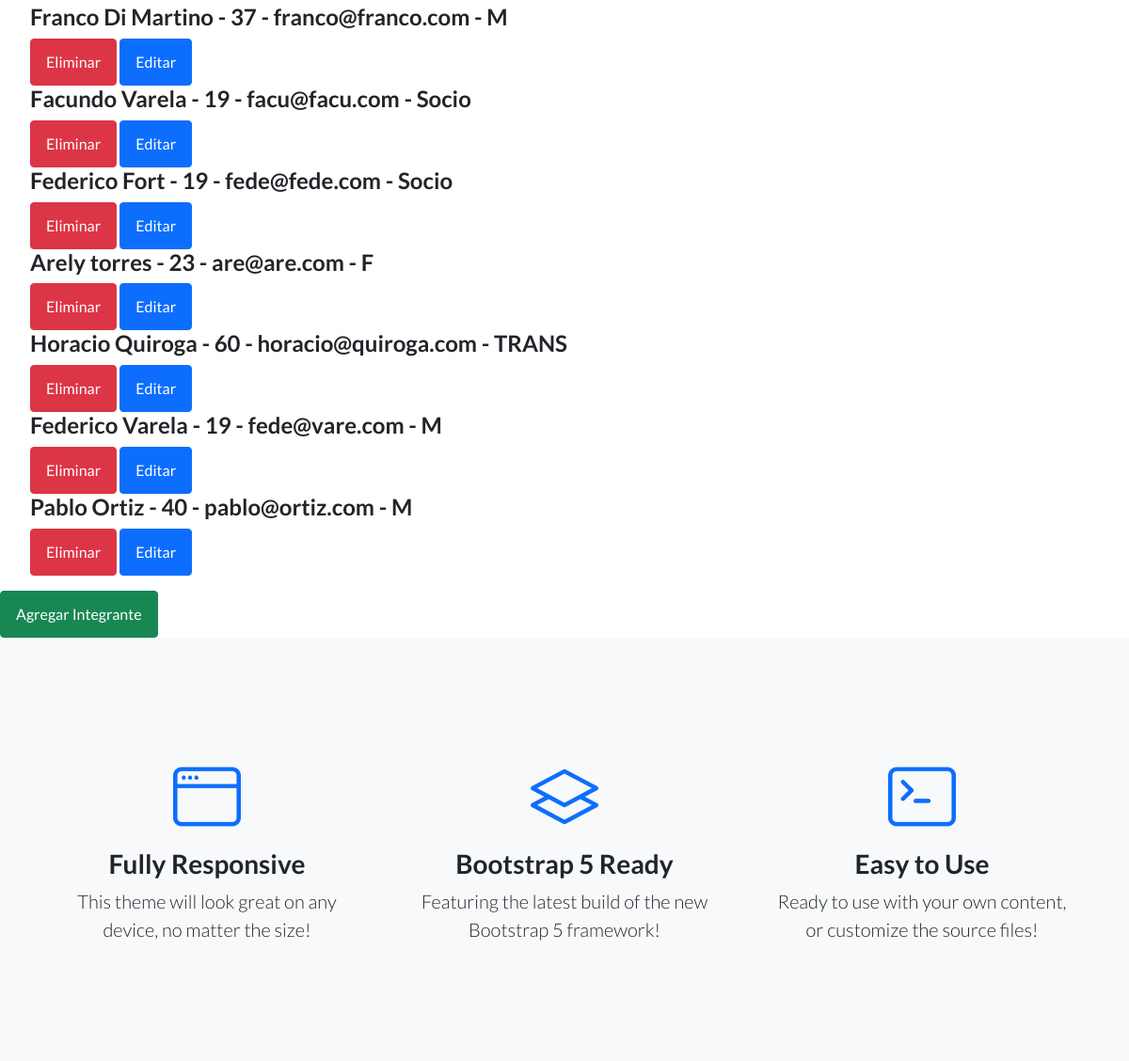
The app's page /AppTenis/leerintegrantes/ (middle part), older data.
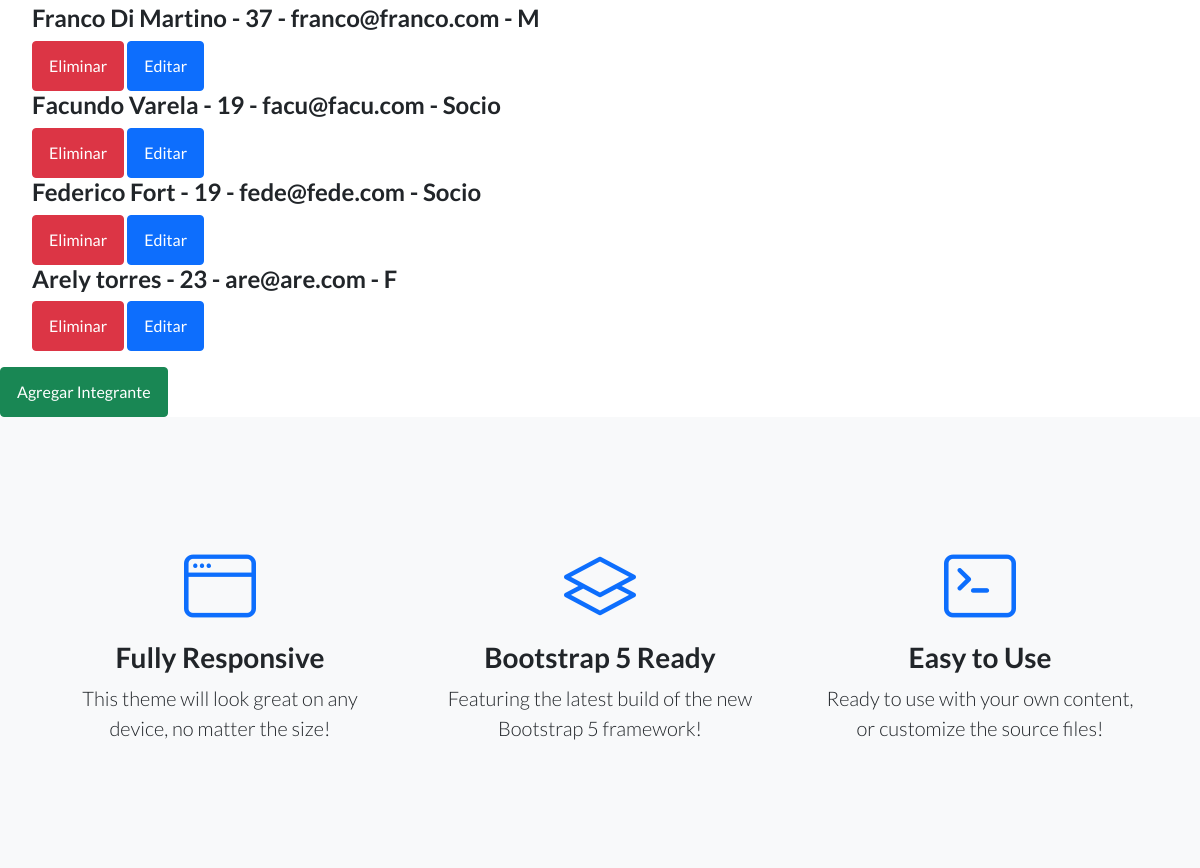
The same page, newer data.
### AppTenis/models.py (models this page shows, shortened)
class IntegrantesClub(models.Model):
    nombre=models.CharField(max_length=50)
    apellido=models.CharField(max_length=50)
    edad=models.IntegerField()
    email=models.EmailField()
    genero=models.CharField(max_length=5)

### AppTenis/views.py (the view)
# urls.py: path('leerintegrantes/', leerIntegrantes, name='leerintegrantes'),
def leerIntegrantes(request):
    integrantes=IntegrantesClub.objects.all()
    return render (request, 'AppTenis/leerintegrantes.html', {'integrantes':integrantes})

### AppTenis/templates/AppTenis/leerintegrantes.html (shortened to what this page needs)
{% extends 'AppTenis/padre.html' %}
{% load static %}
{% block contenido_que_cambia %}
{% if integrantes %}
<ul>
    {% for int in integrantes %}
       <h4>{{int.nombre}} {{int.apellido}} - {{int.edad}} - {{int.email}} - {{int.genero}}</h4>
       <a class="btn btn-danger" href="{% url 'eliminarIntegrante' int.id %}">Eliminar</a>
       <a class="btn btn-primary" href="{% url 'editarIntegrante' int.id %}">Editar</a>
        <br>
    {% endfor %}
</ul>
{% else %}
<p>NO SE ENCONTRARON INTEGRANTES</p>
{% endif %}
<a class="btn btn-success" href="{% url 'integrantesclub' %}">Agregar Integrante</a>
{% endblock %}

### AppTenis/templates/AppTenis/padre.html (shortened to what this page needs)
<!DOCTYPE html>
<html lang="en">
    <head>
        {% load static %}
        <link href="https://cdn.jsdelivr.net/npm/bootstrap-icons@1.5.0/font/bootstrap-icons.css" rel="stylesheet" type="text/css" />
        <link href="{% static 'AppTenis/css/styles.css' %}" rel="stylesheet" />
    </head>
    <body>
        {% block contenido_que_cambia %}
        {% endblock %}
        <section class="features-icons bg-light text-center">
            <div class="container">
                <div class="row">
                    <div class="col-lg-4">
                        <div class="features-icons-item mx-auto mb-5 mb-lg-0 mb-lg-3">
                            <div class="features-icons-icon d-flex"><i class="bi-window m-auto text-primary"></i></div>
                            <h3>Fully Responsive</h3>
                            <p class="lead mb-0">This theme will look great on any device, no matter the size!</p>
                        </div>
                    </div>
                    <div class="col-lg-4">
                        <div class="features-icons-item mx-auto mb-5 mb-lg-0 mb-lg-3">
                            <div class="features-icons-icon d-flex"><i class="bi-layers m-auto text-primary"></i></div>
                            <h3>Bootstrap 5 Ready</h3>
                            <p class="lead mb-0">Featuring the latest build of the new Bootstrap 5 framework!</p>
                        </div>
                    </div>
                    <div class="col-lg-4">
                        <div class="features-icons-item mx-auto mb-0 mb-lg-3">
                            <div class="features-icons-icon d-flex"><i class="bi-terminal m-auto text-primary"></i></div>
                            <h3>Easy to Use</h3>
                            <p class="lead mb-0">Ready to use with your own content, or customize the source files!</p>
                        </div>
                    </div>
                </div>
            </div>
        </section>
    </body>
</html>

Row changes from the older to the newer data that the page shows:
removed IntegrantesClub: nombre "Horacio", apellido "Quiroga", edad "60", email "horacio@quiroga.com", genero "TRANS"
removed IntegrantesClub: nombre "Federico", apellido "Varela", edad "19", email "fede@vare.com", genero "M"
removed IntegrantesClub: nombre "Pablo", apellido "Ortiz", edad "40", email "pablo@ortiz.com", genero "M"
